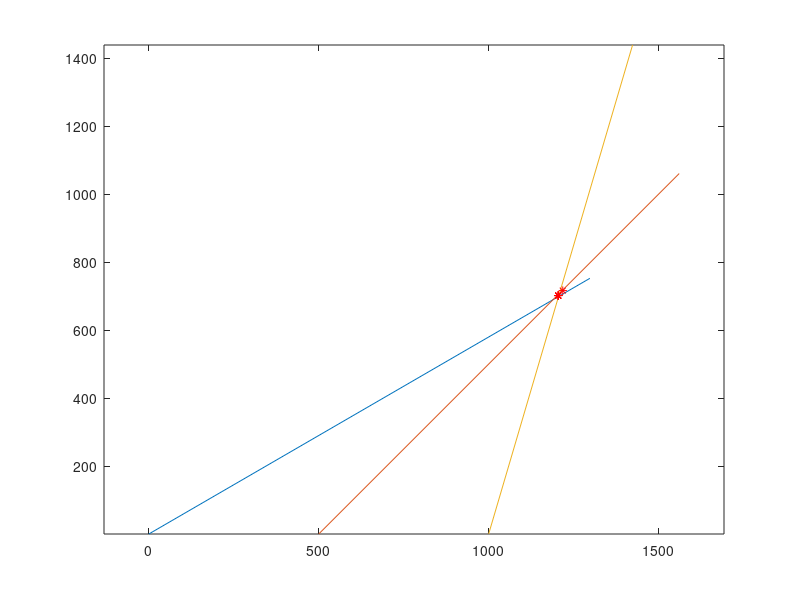

Write the MATLAB code that produced this figure. (Note: this script raises an error after producing the figure.)
clear all;
close all;

l=[0 500 1000]';
Z=[30.1 45 73.6]';
R=diag([0.01 0.01 0.04]);

for i=1:3
    Bi_p=[l(i) 0];
    Bi_q=Bi_p+[cosd(Z(i)) sind(Z(i))]*1500;
    plot([Bi_p(1) Bi_q(1)],[Bi_p(2) Bi_q(2)]);hold on;
end
axis equal;
% xlim([1150 1250]);

X_bar = [1100 800]'; % initial guess (roughly center of intersecting triangle.
dX = 1;
eps = 1e-6;

while norm(dX)> eps
Z_bar = zeros(3,1);
H = zeros(3,2);
for i = 1:3
    x = X_bar(1);
    y = X_bar(2);
   Z_bar(i) = 180/pi*atan2(y,(x-l(i)));
    zxi = 180/pi*-y/((x-l(i))^2+y^2);
    zyi = 180/pi*(x-l(i))/((x-l(i))^2+y^2);
    H(i,:) = [zxi, zyi];

end
    dZ = Z- Z_bar;
    P = inv(H'/R*H);
    K=P*H'/R;
    dX = K*dZ;
    
    X_bar = X_bar + dX;
    plot(X_bar(1), X_bar(2), 'r*')
    drawnow
end

plot_gaussian_ellipsoid(X_bar, P, 2)